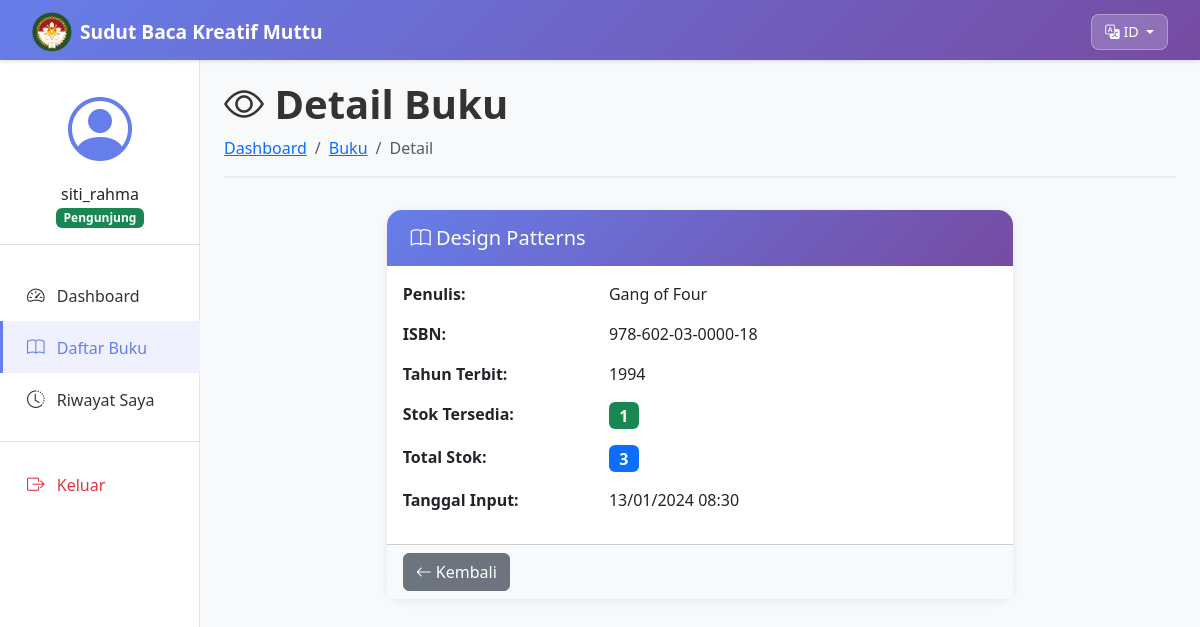
The app's page /public/books/view.php?id=18 (signed in) with its own data.
### tables this page shows
CREATE TABLE books (
    id INT AUTO_INCREMENT PRIMARY KEY,
    title VARCHAR(255) NOT NULL,
    author VARCHAR(100) NOT NULL,
    published_year YEAR,
    isbn VARCHAR(20) UNIQUE,
    available_copies INT DEFAULT 0,
    total_copies INT DEFAULT 0,
    created_at TIMESTAMP DEFAULT CURRENT_TIMESTAMP
);

### src/Models/Book.php (called while the page is built, shortened)
<?php
class Book {
    private $db;
    public function __construct($database) {
        $this->db = $database;
    }
    public function read($id) {
        $stmt = $this->db->prepare("SELECT * FROM books WHERE id = ?");
        $stmt->bind_param("i", $id);
        $stmt->execute();
        $result = $stmt->get_result()->fetch_assoc();
        return $result;
    }
}

### public/books/view.php (the view, shortened to what this page needs)
<?php
require_once '../../config/database.php';
require_once '../../src/Models/Book.php';
$bookId = $_GET['id'] ?? null;
if ($bookId) {
    $bookModel = new Book($db);
    $book = $bookModel->read($bookId);
} else {
    $_SESSION['error'] = 'ID buku tidak valid';
    header("Location: index.php");
    exit;
}
?>
<?php include '../layouts/header.php'; ?>
<?php include '../layouts/sidebar.php'; ?>
<main class="col-md-9 ms-sm-auto col-lg-10 px-md-4">
    <div class="page-header">
        <h1><i class="bi bi-eye"></i> Detail Buku</h1>
        <nav aria-label="breadcrumb">
            <ol class="breadcrumb">
                <li class="breadcrumb-item"><a href="../dashboard.php">Dashboard</a></li>
                <li class="breadcrumb-item"><a href="index.php">Buku</a></li>
                <li class="breadcrumb-item active">Detail</li>
            </ol>
        </nav>
    </div>
    <div class="row justify-content-center">
        <div class="col-lg-8">
            <div class="card">
                <div class="card-header bg-gradient-primary text-white">
                    <h5 class="mb-0"><i class="bi bi-book"></i> <?php echo htmlspecialchars($book['title']); ?></h5>
                </div>
                <div class="card-body">
                    <div class="row mb-3">
                        <div class="col-md-4 fw-bold">Penulis:</div>
                        <div class="col-md-8"><?php echo htmlspecialchars($book['author']); ?></div>
                    </div>
                    <div class="row mb-3">
                        <div class="col-md-4 fw-bold">ISBN:</div>
                        <div class="col-md-8"><?php echo htmlspecialchars($book['isbn'] ?? '-'); ?></div>
                    </div>
                    <div class="row mb-3">
                        <div class="col-md-4 fw-bold">Tahun Terbit:</div>
                        <div class="col-md-8"><?php echo htmlspecialchars($book['published_year'] ?? '-'); ?></div>
                    </div>
                    <div class="row mb-3">
                        <div class="col-md-4 fw-bold">Stok Tersedia:</div>
                        <div class="col-md-8">
                            <span class="badge bg-success fs-6"><?php echo htmlspecialchars($book['available_copies'] ?? 0); ?></span>
                        </div>
                    </div>
                    <div class="row mb-3">
                        <div class="col-md-4 fw-bold">Total Stok:</div>
                        <div class="col-md-8">
                            <span class="badge bg-primary fs-6"><?php echo htmlspecialchars($book['total_copies'] ?? 0); ?></span>
                        </div>
                    </div>
                    <div class="row mb-3">
                        <div class="col-md-4 fw-bold">Tanggal Input:</div>
                        <div class="col-md-8"><?php echo date('d/m/Y H:i', strtotime($book['created_at'])); ?></div>
                    </div>
                </div>
                <div class="card-footer bg-light">
                    <div class="d-flex gap-2">
                        <a href="index.php" class="btn btn-secondary">
                            <i class="bi bi-arrow-left"></i> Kembali
                        </a>
                    </div>
                </div>
            </div>
        </div>
    </div>
</main>
<?php include '../layouts/footer.php'; ?>

### public/layouts/header.php (style rules this page uses)
:root { --primary-gradient: linear-gradient(135deg, #667eea 0%, #764ba2 100%); --sidebar-width: 250px; }
body { font-family: 'Segoe UI', Tahoma, Geneva, Verdana, sans-serif; background-color: #f8f9fa; }
main { margin-left: var(--sidebar-width); padding: 2rem; padding-top: 80px; }
.card { border: none; border-radius: 15px; box-shadow: 0 2px 10px rgba(0,0,0,0.08); margin-bottom: 1.5rem; transition: transform 0.3s; }
.card-header { background: var(--primary-gradient); color: white; border: none; border-radius: 15px 15px 0 0 !important; padding: 1rem 1.5rem; font-weight: 600; }
.bg-gradient-primary { background: linear-gradient(135deg, #667eea 0%, #764ba2 100%); }
.page-header { margin-bottom: 2rem; padding-bottom: 1rem; border-bottom: 2px solid #e9ecef; }
.page-header h1 { color: #333; font-weight: 600; margin-bottom: 0.5rem; }
.breadcrumb { background: transparent; padding: 0; margin: 0; }

### records on screen
books: title "Design Patterns", author "Gang of Four", isbn "978-602-03-0000-18", published_year "1994", available_copies "1", total_copies "3", created_at "13/01/2024 08:30"

### other values on screen
__('site_name') "Sudut Baca Kreatif Muttu"
$username "siti_rahma"
__('roles.' . $user_role) "Pengunjung"
__('nav.dashboard') "Dashboard"
__('books.list') "Daftar Buku"
__('nav.logout') "Keluar"
